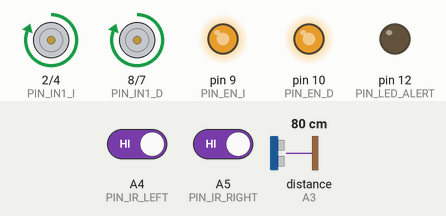
Recording of a sketch running on a simulated Arduino Mega 2560, built with avr-gcc and run on an emulated ATmega2560. On the bench: motor-driver pin pairs drawn as motors (green arrow = first pin HIGH = forward, orange = second pin HIGH = backward, longer = more drive), output pins drawn as LEDs (lit = HIGH). Wiring (inferred from the names in the program): ultrasonic range finder: trigger pin 5; echo A3. The test bench sets the inputs (shaded band); at power-on: distance to the obstacle (sensor on A3) 80 cm, A5 (PIN_IR_RIGHT) HIGH, A4 (PIN_IR_LEFT) HIGH. The echo pulse lasts 58.3 µs per cm; pins used as bus, display or sensor lines are not drawn.

Above: at 1.2 s.
1.3 s: distance to the obstacle (sensor on A3) set to 33 cm
At 1.9 s:
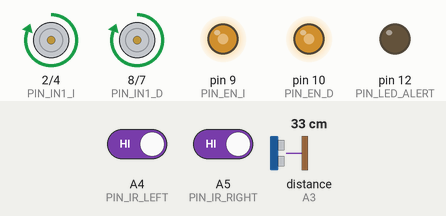
2.8 s: distance to the obstacle (sensor on A3) set to 30 cm
At 4.0 s:
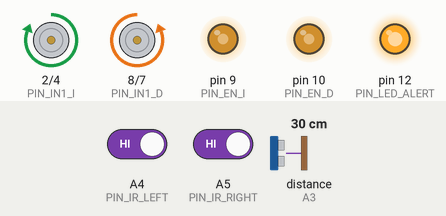
4.3 s: A5 (PIN_IR_RIGHT) driven LOW
At 5.0 s:
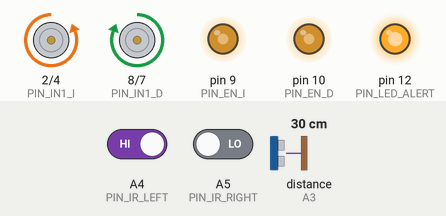
6.1 s: A4 (PIN_IR_LEFT) driven LOW
At 7.3 s:
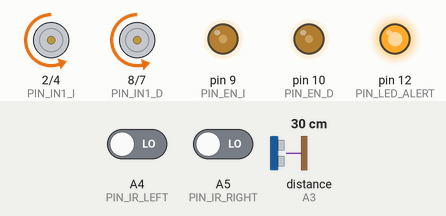
7.6 s: A4 (PIN_IR_LEFT) driven HIGH
At 8.0 s:
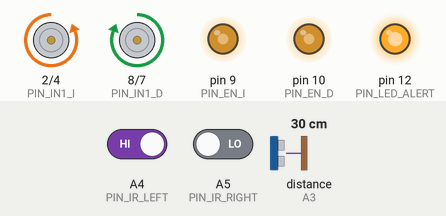
9.2 s: distance to the obstacle (sensor on A3) set to 2 cm
At 10.3 s:
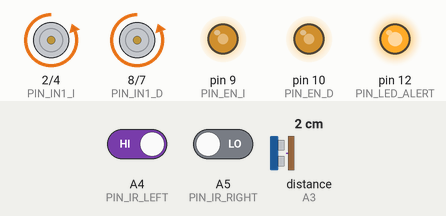
Timing chart, 0 to 11.7 s (numbered marks = the images above; inputs shaded):
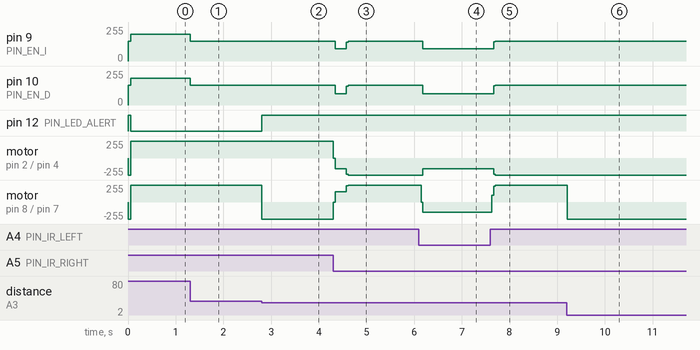

The sketch:

atom0.ino
```cpp
/**
 * ATOM CAR
 */
#include <Wire.h>
#include "atom0.h"

ATOM0::ATOM0 atom0;

/**
 * void setup()
 */
void setup() {
  Serial.begin(9600);

  atom0.init();
}

/**
 * void loop()
 */
void loop() {
  atom0.drive();
}
```

atom0.cpp
```cpp
#include "atom0.h"

namespace ATOM0 {
  /****************************************************************
   * String _motionMode2char() const
   ****************************************************************/
  String ATOM0::_motionMode2char() const {
    switch (_motionMode)
    {
      case START:      return "START";
      case STOP:       return "STOP";
      case ALERT:      return "ALERT";
      case FORWARD:    return "FORWARD";
      case BACKWARD:   return "BACKWARD";
      case TURN_LEFT:  return "TURN_LEFT";
      case TURN_RIGHT: return "TURN_RIGHT";
    }
  }

  /****************************************************************
   * void _setAlert(const bool x)
   ****************************************************************/
  void  ATOM0::_setAlert(const bool x) {
    _alert = x;

    digitalWrite(PIN_LED_ALERT, (_alert == true) ? HIGH : LOW);
  }

  /****************************************************************
   * void _forward() const
   ****************************************************************/
  void ATOM0::_forward() const {
    _rightEngine.forward(_forwardSpeed);
    _leftEngine.forward (_forwardSpeed);
  }

  /****************************************************************
   * void _backward() const
   ****************************************************************/
  void ATOM0::_backward() const {
    _rightEngine.backward(_backwardSpeed);
    _leftEngine.backward (_backwardSpeed);
  }

  /****************************************************************
   * void _turnRight() const
   ****************************************************************/
  void ATOM0::_turnRight() const {
    _rightEngine.backward(_turnSpeed);
    _leftEngine.forward  (_turnSpeed);
  }

  /****************************************************************
   * void _turnLeft() const
   ****************************************************************/
  void ATOM0::_turnLeft() const {
    _rightEngine.forward(_turnSpeed);
    _leftEngine.backward(_turnSpeed);
  }

  /****************************************************************
   * void _stopCar() const
   ****************************************************************/
  void ATOM0::_stopCar() const {
    _rightEngine.stop();
    _leftEngine.stop ();
  }

  /****************************************************************
   * void _setSpeed()
   ****************************************************************/
  void ATOM0::_setSpeed() {
    if (DEBUG == true)
    {
      _forwardSpeed  = 0;
      _backwardSpeed = 0;
      _turnSpeed     = 0;
      return;
    }

    if (_motionMode == FORWARD) _forwardSpeed = (_sensors.getDistance() > DISTANCE_MIN_FAST) ? FORWARD_SPEED_FAST : FORWARD_SPEEP_SLOW;
  }

  /****************************************************************
   * MotionModeEnum _setMotionModeLateral()
   *
   * - TURN_RIGHT
   * - TURN_LEFT
   * - BACKWARD
   *
   ****************************************************************/
  MotionModeEnum ATOM0::_setMotionModeLateral() {
    //0.- Stop
    _stopCar();

    //1.- Right or Left is OK
    if (_sensors.isIRRightOK() == true) return _motionMode = TURN_RIGHT;
    if (_sensors.isIRLeftOK()  == true) return _motionMode = TURN_LEFT;

    //2.- Backward
    return _motionMode = BACKWARD;
  }

  /****************************************************************
   * MotionModeEnum _setMotionModeInAlert()
   *
   * - BACKWARD
   * - TURN_RIGHT
   * - TURN_LEFT
   * - FORWARD
   *
   ****************************************************************/
  MotionModeEnum ATOM0::_setMotionModeInAlert() {
    //1.- Get DISTANCE
    _sensors.distanceCalculate();

    //2.- All is OK
    if ((_sensors.isIROK() == true) && (_sensors.isDistanceOK() == true))
    {
      _setAlert(false);

      return _motionMode = FORWARD;
    }

    //3.- Colission Alert
    if (_sensors.isAlertColission() == true) return _motionMode = BACKWARD;

    //4.- Is TURN RIGH OK
    if ((_turnsCounter > 0) && (_sensors.isIRRightOK() == true))  return _motionMode = TURN_RIGHT;

    //5.- Is TURN LEFT OK
    if ((_turnsCounter < 0) && (_sensors.isIRLeftOK() == true)) return _motionMode = TURN_LEFT;

    //6.- Get the direction of rotation
    _setMotionModeLateral();

    //7.- END
    return;
  }

  /****************************************************************
   * MotionModeEnum _setMotionMode()
   *
   * Sets the motion state of the car based on the information of
   * sensors:
   * - ALERT
   * - FORWARD
   *
   ****************************************************************/
  MotionModeEnum ATOM0::_setMotionMode() {
    //1.- Get information from sensors
    _sensors.checkIRObstacle();

    //2.- Alert Mode
    if (_alert == true) return _setMotionModeInAlert();

    //3.- IR NOT OK
    if (_sensors.isIROK() == false)
    {
      _setAlert(true);
      return _motionMode = ALERT;
    }

    //4.- Get DISTANCE
    _sensors.distanceCalculate();

    //5.- Distance NOT OK
    if (_sensors.isDistanceOK() == false)
    {
      _setAlert(true);
      return _motionMode = ALERT;
    }

    //6.- All is OK
    return _motionMode = FORWARD;
  }

  /****************************************************************
   * void init()
   ****************************************************************/
  void ATOM0::init() {
    _motionMode = START;

    _rightEngine.init();
    _leftEngine.init();
    _sensors.init();

    pinMode(PIN_LED_ALERT, OUTPUT);
  }

  /****************************************************************
   * void drive()
   *
   * Rotate the engines based on the motion state of the car.
   *
   ****************************************************************/
  void ATOM0::drive() {
    //0.- If STOP then WAIT and RETURN
    if (_isStopped() == true)
    {
      delay(10000);
      return;
    }

    //1.- Get the state of motion of the car
    _setMotionMode();

    //2.- Speed
    _setSpeed();

    //3.- Rotate the engines based on the motion state of the car
    switch(_motionMode)
    {
      case START:      _turnsCounter = 0; _backwardCounter = 0; _stopCar();   break;
      case STOP:       _turnsCounter = 0; _backwardCounter = 0; _stopCar();   break;
      case ALERT:      _turnsCounter = 0; _backwardCounter = 0; _stopCar();   break;
      case FORWARD:    _turnsCounter = 0; _backwardCounter = 0; _forward();   break;
      case BACKWARD:   _turnsCounter = 0; _backwardCounter++;   _backward();  break;
      case TURN_LEFT:  _turnsCounter--;   _backwardCounter = 0; _turnLeft();  break;
      case TURN_RIGHT: _turnsCounter++;   _backwardCounter = 0; _turnRight(); break;
      default:         _turnsCounter = 0; _backwardCounter = 0; break;
    }

    //4.- DEBUG
    if ((DEBUG == true) && ((millis() - _printPrevTime) > 500))
    {
          _printPrevTime = millis();

          Serial.print("Motion mode: ");  Serial.println(_motionMode2char());
          Serial.print("Center: "); Serial.print(_sensors.getDistance()); Serial.print("cm. ");
          Serial.println();
    }
  }
}
```

atom0.h
```cpp
#ifndef ATOM0CAR_H
#define ATOM0CAR_H

#include "globals.h"
#include "l298nEngine.h"
#include "sensors.h"

namespace ATOM0 {
  /**
   *
   */
  enum MotionModeEnum {
    START,
    STOP,
    ALERT,
    FORWARD,
    BACKWARD,
    TURN_LEFT,
    TURN_RIGHT
  };

  /**
   *
   */
  class ATOM0 {
    private:
      unsigned long  _printPrevTime   = 0;
      MotionModeEnum _motionMode;
      L298NEngine    _rightEngine;
      L298NEngine    _leftEngine;
      Sensors        _sensors;
      bool           _alert           = false;
      int            _forwardSpeed    = FORWARD_SPEED_FAST; //velocidad es 100x(_velocidad/255)%
      int            _backwardSpeed   = BACKWARD_SPEED;
      int            _turnSpeed       = TURN_SPEED;
      int            _turnsCounter    = 0;
      int            _backwardCounter = 0;

      bool _isStopped() const {return _motionMode == STOP;}

      String         _motionMode2char() const;
      void           _setAlert(const bool x);
      void           _forward()         const;
      void           _backward()        const;
      void           _turnRight()       const;
      void           _turnLeft()        const;
      void           _stopCar()         const;
      void           _setSpeed();
      MotionModeEnum _setMotionMode();
      MotionModeEnum _setMotionModeInAlert();
      MotionModeEnum _setMotionModeLateral();

    public:
      ATOM0() : _rightEngine(PIN_EN_D, PIN_IN1_D, PIN_IN2_D),
                   _leftEngine (PIN_EN_I, PIN_IN1_I, PIN_IN2_I)
                   {}

      void init();
      void drive();
  };
}

#endif
```

globals.cpp
```cpp
#include "globals.h"

const unsigned int DISTANCE_MAX         = 200;
const unsigned int DISTANCE_MIN_FAST    =  50;
const unsigned int DISTANCE_MIN         =  30;
const unsigned int DISTANCE_SUPER_MIN   =   5;
const int          PING_INTERVAL        =  50;
const int          FORWARD_SPEED_FAST   = 200;
const int          FORWARD_SPEEP_SLOW   = 150;
const int          BACKWARD_SPEED       = 150;
const int          TURN_SPEED           = 150;

const bool         DEBUG                = false;
```

globals.h
```cpp
#ifndef GLOBALS_H
#define GLOBALS_H

#include <Arduino.h>

/************************************************************/
/*                  PINS                                    */
/************************************************************/
//Motor DERECHO
#define PIN_EN_D    10 //PWD
#define PIN_IN1_D    8
#define PIN_IN2_D    7

//Motor IZQUIERDO
#define PIN_EN_I     9 //PWD
#define PIN_IN1_I    2
#define PIN_IN2_I    4

//ULTRASONIC
#define PIN_TRIGGER_CENTER  5
#define PIN_ECHO_CENTER    A3

//INFRARED
#define PIN_IR_LEFT        A4
#define PIN_IR_RIGHT       A5

#define PIN_LED_ALERT      12

extern const unsigned int DISTANCE_MAX;
extern const unsigned int DISTANCE_MIN_FAST;
extern const unsigned int DISTANCE_MIN;
extern const unsigned int DISTANCE_SUPER_MIN;
extern const int          PING_INTERVAL;
extern const int          FORWARD_SPEED_FAST;
extern const int          FORWARD_SPEEP_SLOW;
extern const int          BACKWARD_SPEED;
extern const int          TURN_SPEED;

extern const bool         DEBUG;

#endif
```

infrarrojos.cpp
```cpp
#include "infrarrojos.h"

namespace ATOM0 {

  /****************************************************************
   * void init()
   ****************************************************************/
  void IR::init() {
    pinMode(_pinRight, INPUT);
    pinMode(_pinLeft,  INPUT);
  }

  /****************************************************************
   * void checkIRObstacle()
   ****************************************************************/
  void IR::checkIRObstacle() {
    //1.- Right
    if (millis() - _checkRightPrevTime > 50)
    {
      _rightOK = (digitalRead(_pinRight) == HIGH) ? true : false;

      _checkRightPrevTime = millis();
    }

    //2.- Left
    if (millis() - _checkLeftPrevTime > 50)
    {
      _leftOK = (digitalRead(_pinLeft) == HIGH) ? true : false;

      _checkLeftPrevTime = millis();
    }
  }
}
```

infrarrojos.h
```cpp
#ifndef INFRARROJOS_H
#define INFRARROJOS_H

#include "globals.h"

namespace ATOM0 {
  /**
   *
   */
  class IR {
    private:
      const    int  _pinRight           = PIN_IR_RIGHT;
      const    int  _pinLeft            = PIN_IR_LEFT;

      unsigned long _checkRightPrevTime = 0;
      unsigned long _checkLeftPrevTime  = 0;
      bool          _rightOK            = true;
      bool          _leftOK             = true;

    public:
      bool isRightOK() const {return _rightOK;}
      bool isLeftOK()  const {return _leftOK;}

      void init();
      void checkIRObstacle();
      void checkIRObstacle2();
  };
}

#endif
```

l298nEngine.cpp
```cpp
#include <Arduino.h>
#include "l298nEngine.h"

namespace ATOM0 {
  /****************************************************************
   * void init()
   ****************************************************************/
  void L298NEngine::init() {
    pinMode(_pinEnable, OUTPUT);
    pinMode(_pinIN1,    OUTPUT);
    pinMode(_pinIN2,    OUTPUT);
  }

  /****************************************************************
   * void forward(int velocidad)
   ****************************************************************/
  void L298NEngine::forward(int velocidad) const {
    //toString(velocidad);
    analogWrite (_pinEnable, velocidad);
    digitalWrite(_pinIN1,    HIGH);
    digitalWrite(_pinIN2,    LOW);
  }

  /****************************************************************
   * void backward(int velocidad)
   ****************************************************************/
  void L298NEngine::backward(int velocidad) const {
    //toString(velocidad);
    analogWrite (_pinEnable, velocidad);
    digitalWrite(_pinIN1,    LOW);
    digitalWrite(_pinIN2,    HIGH);
  }

  /****************************************************************
   * void stop()
   ****************************************************************/
  void L298NEngine::stop() const {
    analogWrite (_pinEnable, 0);
    digitalWrite(_pinIN1,    LOW);
    digitalWrite(_pinIN2,    LOW);
  }

  /****************************************************************
   * void toString(int velocidad)
   ****************************************************************/
  void L298NEngine::toString(int velocidad) {
    Serial.print("PIN enable: "); Serial.print(_pinEnable);
    Serial.print(" PIN 1:     "); Serial.print(_pinIN1);
    Serial.print(" PIN 2:     "); Serial.print(_pinIN2);
    Serial.print(" velocidad: "); Serial.print(velocidad);
    Serial.println();
  }
}
```

l298nEngine.h
```cpp
#ifndef L298N_ENGINE_H
#define L298N_ENGINE_H

namespace ATOM0 {
  class L298NEngine {
    private:
      const int _pinEnable;
      const int _pinIN1;
      const int _pinIN2;

    public:
      /**
       *
       */
      L298NEngine(const int pinEnable, const int pinIN1, const int pinIN2) :
        _pinEnable(pinEnable),
        _pinIN1   (pinIN1),
        _pinIN2   (pinIN2)
      {}

      void init();
      void stop() const;
      void forward (int velocidad) const;
      void backward(int velocidad) const;
      void toString(int velocidad);
  };
}

#endif
```

sensors.cpp
```cpp
#include "sensors.h"

namespace ATOM0 {

  /****************************************************************
   * void init()
   ****************************************************************/
  void Sensors::init() {
    ultrasonicInit();
    _ir.init();
  }

  /****************************************************************
   * void checkIRObstacle()
   ****************************************************************/
  void Sensors::checkIRObstacle() {
    _ir.checkIRObstacle();
  }

  /****************************************************************
   * double getDistance() const
   ****************************************************************/
  double Sensors::getDistance() const {return HCSR04distance;}

  /****************************************************************
   * bool isAlertColission() const
   ****************************************************************/
  bool Sensors::isAlertColission() const {
    return (HCSR04distance <= DISTANCE_SUPER_MIN) ? true: false;
  }

  /****************************************************************
   * bool isDistanceOK() const
   ****************************************************************/
  bool Sensors::isDistanceOK() const {
    return (HCSR04distance > DISTANCE_MIN) ? true: false;
  }

  /****************************************************************
   * bool isIRRightOK() const
   ****************************************************************/
  bool Sensors::isIRRightOK() const {
    return _ir.isRightOK();
  }

  /****************************************************************
   * bool isIRLeftOK() const
   ****************************************************************/
  bool Sensors::isIRLeftOK() const {
    return _ir.isLeftOK();
  }

  /****************************************************************
   * bool isIROK() const
   ****************************************************************/
  bool Sensors::isIROK() const {
    return _ir.isRightOK() && _ir.isLeftOK();
  }
}
```

sensors.h
```cpp
#ifndef SENSORS_H
#define SENSORS_H

#include "infrarrojos.h"
#include "ultrasonic.h"

namespace ATOM0 {
  /**
   *
   */
  class Sensors {
    private:
      IR _ir;

    public:
      Sensors() {}

      void init();
      void checkIRObstacle();
      void distanceCalculate() {ultrasonicCalculate();};

      double getDistance()      const;
      bool   isAlertColission() const;
      bool   isDistanceOK()     const;
      bool   isIRRightOK()      const;
      bool   isIRLeftOK()       const;
      bool   isIROK()           const;
  };
}

#endif
```

ultrasonic.h
```cpp
#ifndef ULTRASONIC_H
#define ULTRASONIC_H

#include "globals.h"

namespace ATOM0 {

  extern volatile double HCSR04distance;

  void ultrasonicInit();
  void ultrasonicCalculate();
}

#endif
```

Source omitted: ultrasonic.cpp (2227 bytes)

Measured:
- the behaviour switches between 31 and 30 cm on distance to the obstacle (sensor on A3) (found by bisection; images 1 and 2)
- after the input at 1.3 s, pin 9 (PIN_EN_I), pin 10 (PIN_EN_D): 200/255 → 150/255 at once
- after the input at 2.8 s, pin 12 (PIN_LED_ALERT): LOW → HIGH at once; motor on pin 8 (PIN_IN1_D) / pin 7 (PIN_IN2_D): forward 255/255 → backward 255/255 at once
- after the input at 4.3 s, pin 9 (PIN_EN_I): 150/255 → 91/255 at once, → 150/255 0.24 s later; pin 10 (PIN_EN_D): 150/255 → 86/255 at once, → 150/255 0.24 s later
- after the input at 6.1 s, pin 9 (PIN_EN_I): 150/255 → 91/255 after 0.08 s; pin 10 (PIN_EN_D): 150/255 → 85/255 after 0.08 s; motor on pin 2 (PIN_IN1_I) / pin 4 (PIN_IN2_I): backward 255/255 → backward 159/255 after 0.08 s; motor on pin 8 (PIN_IN1_D) / pin 7 (PIN_IN2_D): forward 255/255 → backward 151/255 at once
- after the input at 7.6 s, pin 9 (PIN_EN_I): 91/255 → 150/255 after 0.06 s; pin 10 (PIN_EN_D): 85/255 → 150/255 after 0.06 s; motor on pin 2 (PIN_IN1_I) / pin 4 (PIN_IN2_I): backward 159/255 → backward 255/255 after 0.06 s; motor on pin 8 (PIN_IN1_D) / pin 7 (PIN_IN2_D): backward 151/255 → forward 255/255 at once
- after the input at 9.2 s, motor on pin 8 (PIN_IN1_D) / pin 7 (PIN_IN2_D): forward 255/255 → backward 255/255 at once
